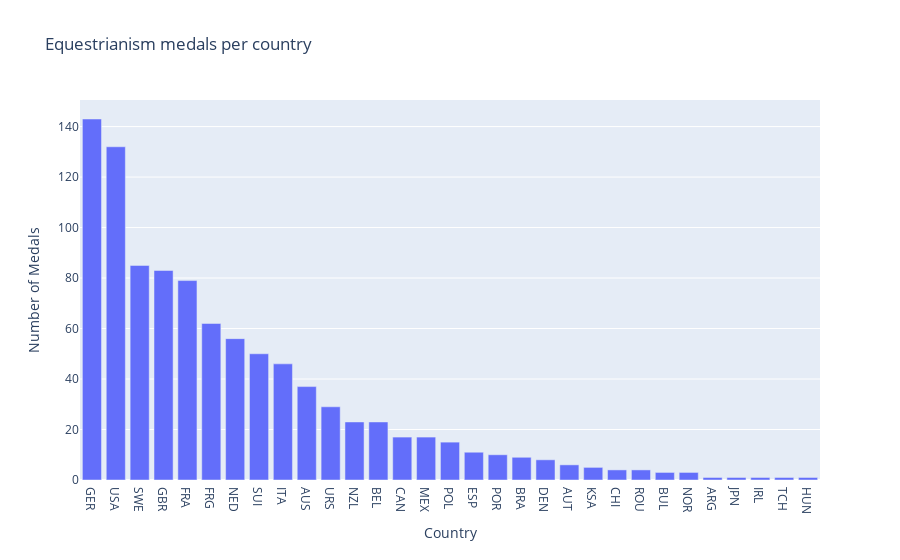

Notebook code cell kept with this figure:
### Markdown cell above
Medal distribution between countries (NOC):

### Code cell
df_equestrianism = df[df['Sport'] == 'Equestrianism']

medals_per_country = (df_equestrianism[df_equestrianism['Medal'].notnull()]['NOC'].value_counts().reset_index())
medals_per_country.columns = ['NOC', 'Count']

fig_eq_NOC_medal_distribution = px.bar(
    medals_per_country,
    x='NOC',
    y='Count',
    title="Equestrianism medals per country",
    labels={'NOC': 'Country', 'Count': 'Number of Medals'}
)

fig_eq_NOC_medal_distribution.show()

### Figure 1 — Plotly figure (JSON) as saved in the notebook; plotly's stock layout.template omitted (floating-point values rounded to 4 significant figures)
{"data": [{"hovertemplate": "Country=%{x}<br>Number of Medals=%{y}<extra></extra>", "legendgroup": "", "marker": {"color": "#636efa", "pattern": {"shape": ""}}, "name": "", "orientation": "v", "showlegend": false, "textposition": "auto", "type": "bar", "x": ["GER", "USA", "SWE", "GBR", "FRA", "FRG", "NED", "SUI", "ITA", "AUS", "URS", "NZL", "BEL", "CAN", "MEX", "POL", "ESP", "POR", "BRA", "DEN", "AUT", "KSA", "CHI", "ROU", "BUL", "NOR", "ARG", "JPN", "IRL", "TCH", "HUN"], "xaxis": "x", "y": [143, 132, 85, 83, 79, 62, 56, 50, 46, 37, 29, 23, 23, 17, 17, 15, 11, 10, 9, 8, 6, 5, 4, 4, 3, 3, 1, 1, 1, 1, 1], "yaxis": "y"}], "layout": {"barmode": "relative", "legend": {"tracegroupgap": 0}, "title": {"text": "Equestrianism medals per country"}, "xaxis": {"anchor": "y", "domain": [0, 1], "title": {"text": "Country"}}, "yaxis": {"anchor": "x", "domain": [0, 1], "title": {"text": "Number of Medals"}}}}
